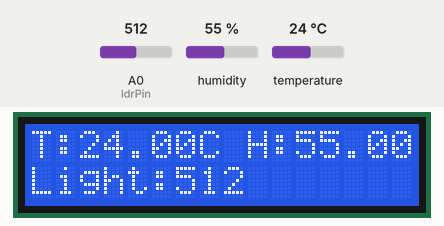
Simulated run of this sketch. Board: Arduino Uno, built with avr-gcc and run on an emulated ATmega328P. Shown: 16×2 character LCD. The inputs (shaded band) are chosen by the test bench; at power-on: humidity 55 %, A0 (ldrPin) = 512, temperature 24 °C. What the sketch prints to the serial monitor is not drawn.

Above: at 1.2 s.
1.3 s: humidity set to 22 %
At 2.6 s:
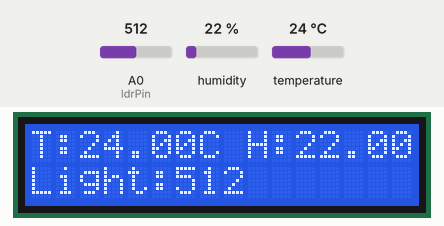
4.1 s: A0 (ldrPin) set to 716
At 4.9 s:
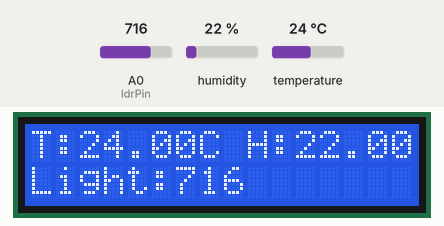
6.9 s: temperature set to 12 °C
At 9.5 s:
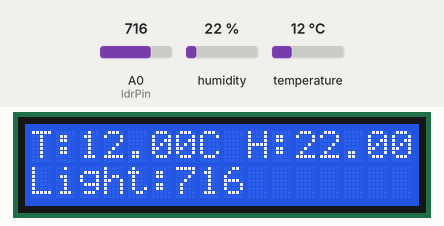
9.8 s: A0 (ldrPin) set to 900
At 11.8 s:
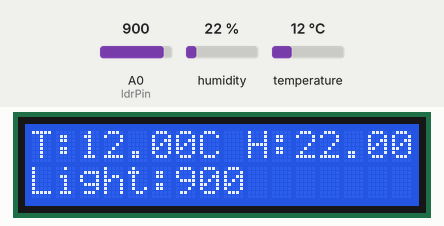
12.6 s: humidity set to 40 %
At 15.2 s:
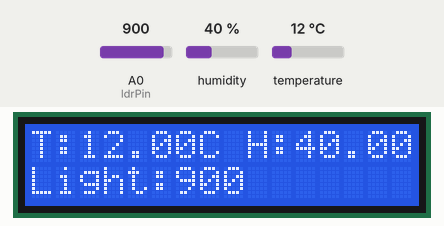
15.9 s: A0 (ldrPin) set to 1023
At 17.5 s:
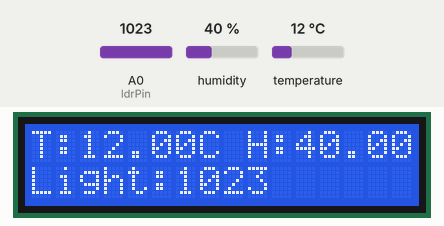
Timing chart, 0 to 19.0 s (numbered marks = the images above; inputs shaded):
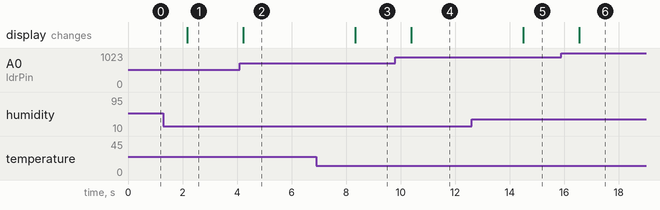

The sketch:

lcd.ino
```cpp
#include <Wire.h>
#include <LiquidCrystal_I2C.h>
#include <DHT.h>

// LCD 설정 (0x27 또는 0x3F, 모델에 따라 다름)
LiquidCrystal_I2C lcd(0x27, 16, 2);

// DHT 센서 설정
#define DHTPIN 2       // DHT 데이터 핀
#define DHTTYPE DHT11  // DHT11 사용 (DHT22 사용 시 변경)
DHT dht(DHTPIN, DHTTYPE);

const int ldrPin = A0; // 조도 센서 핀

void setup() {
  Serial.begin(9600);
  lcd.begin();
  lcd.backlight();

  dht.begin();
}

void loop() {
  float temperature = dht.readTemperature(); // 온도 읽기 (℃)
  float humidity = dht.readHumidity();       // 습도 읽기 (%)
  int ldrValue = analogRead(ldrPin);         // 조도 값 (0~1023)

  // 센서 값이 유효한지 확인
  if (isnan(temperature) || isnan(humidity)) {
    Serial.println("DHT 센서 오류!");
    lcd.setCursor(0, 0);
    lcd.print("DHT Sensor Err!");
  } else {
    // LCD 출력
    lcd.clear();

    lcd.setCursor(0, 0);
    lcd.print("T:");
    lcd.print(temperature);
    lcd.print("C H:");
    lcd.print(humidity);
    lcd.print("%");

    lcd.setCursor(0, 1);
    lcd.print("Light:");
    lcd.print(ldrValue);
  }

  Serial.print("Temp: "); Serial.print(temperature); Serial.print("°C ");
  Serial.print("Hum: "); Serial.print(humidity); Serial.print("% ");
  Serial.print("Light: "); Serial.println(ldrValue);

  delay(2000); // 2초마다 업데이트
}
```

Measured:
- after the input at 1.3 s, the display: changes after 0.87 s (image 1)
- after the input at 4.1 s, the display: changes after 0.13 s (image 2)
- after the input at 6.9 s, the display: changes after 1.4 s (image 3)
- after the input at 9.8 s, the display: changes after 0.59 s (image 4)
- after the input at 12.6 s, the display: changes after 1.9 s (image 5)
- after the input at 15.9 s, the display: changes after 0.65 s (image 6)
